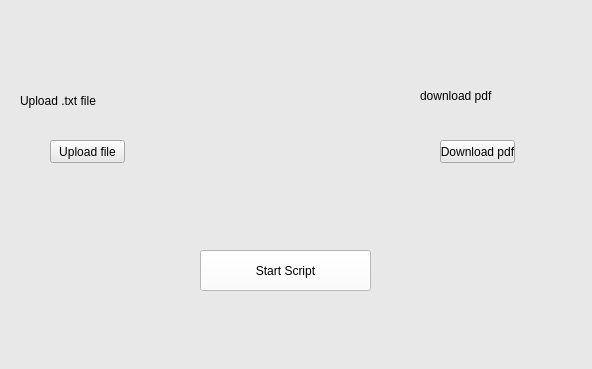
<?xml version="1.0" encoding="UTF-8"?>
<ui version="4.0">
 <class>MainWindow</class>
 <widget class="QMainWindow" name="MainWindow">
  <property name="geometry">
   <rect>
    <x>0</x>
    <y>0</y>
    <width>592</width>
    <height>369</height>
   </rect>
  </property>
  <property name="windowTitle">
   <string>MainWindow</string>
  </property>
  <property name="styleSheet">
   <string notr="true">background-color: rgb(232, 232, 232)</string>
  </property>
  <widget class="QWidget" name="centralwidget">
   <widget class="QPushButton" name="pushButton">
    <property name="geometry">
     <rect>
      <x>50</x>
      <y>140</y>
      <width>75</width>
      <height>23</height>
     </rect>
    </property>
    <property name="text">
     <string>Upload file</string>
    </property>
   </widget>
   <widget class="QPushButton" name="pushButton_2">
    <property name="geometry">
     <rect>
      <x>440</x>
      <y>140</y>
      <width>75</width>
      <height>23</height>
     </rect>
    </property>
    <property name="styleSheet">
     <string notr="true"/>
    </property>
    <property name="text">
     <string>Download pdf</string>
    </property>
   </widget>
   <widget class="QLabel" name="label_2">
    <property name="geometry">
     <rect>
      <x>20</x>
      <y>90</y>
      <width>151</width>
      <height>21</height>
     </rect>
    </property>
    <property name="styleSheet">
     <string notr="true">font: 75 16pt &quot;MS Shell Dlg 2&quot;;</string>
    </property>
    <property name="text">
     <string>Upload .txt file</string>
    </property>
   </widget>
   <widget class="QLabel" name="label_3">
    <property name="geometry">
     <rect>
      <x>420</x>
      <y>70</y>
      <width>151</width>
      <height>51</height>
     </rect>
    </property>
    <property name="styleSheet">
     <string notr="true">font: 8pt &quot;Sitka Text&quot;;
font: 18pt &quot;MS Shell Dlg 2&quot;;</string>
    </property>
    <property name="text">
     <string>download pdf</string>
    </property>
   </widget>
   <widget class="QPushButton" name="pushButton_3">
    <property name="geometry">
     <rect>
      <x>200</x>
      <y>250</y>
      <width>171</width>
      <height>41</height>
     </rect>
    </property>
    <property name="styleSheet">
     <string notr="true">background-color: rgb(255, 255, 255);
font: 63 14pt &quot;Yu Gothic UI Semibold&quot;;</string>
    </property>
    <property name="text">
     <string>Start Script</string>
    </property>
   </widget>
  </widget>
  <widget class="QStatusBar" name="statusbar"/>
 </widget>
 <resources/>
 <connections/>
</ui>
